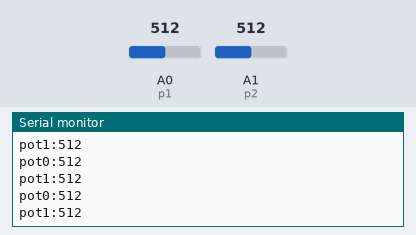
The sketch below on a simulated Arduino Uno, built with avr-gcc and run on an emulated ATmega328P. Shown: the last lines printed to the serial monitor. The inputs (shaded band) are chosen by the test bench; at power-on: A0 (p1) = 512, A1 (p2) = 512.

Above: at 1.2 s.
1.3 s: A0 (p1) set to 106
At 1.8 s:
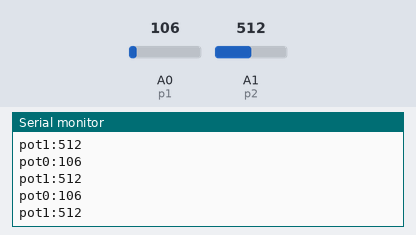
2.8 s: A0 (p1) set to 95
At 3.3 s:
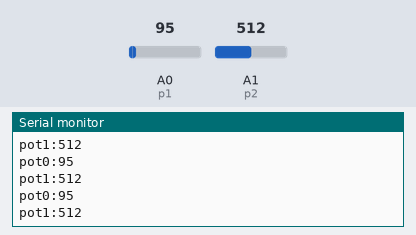
7.3 s: A1 (p2) set to 990
At 8.0 s:
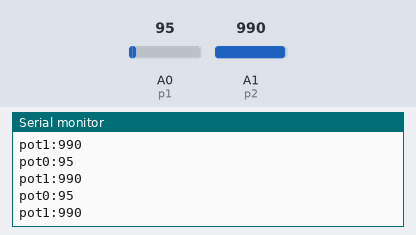
8.8 s: A1 (p2) set to 1016
At 9.3 s:
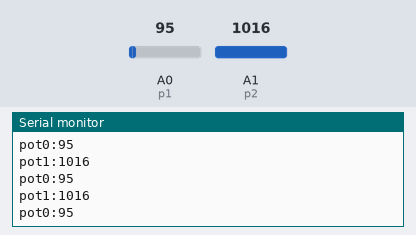
Timing chart, 0 to 11.8 s (numbered marks = the images above; inputs shaded):
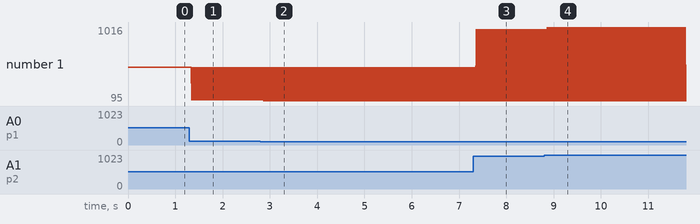

Measured:
- after the input at 1.3 s, the serial monitor: prints a new line after 0.05 s (image 1)
- after the input at 2.8 s, the serial monitor: prints a new line after 0.07 s (image 2)
- after the input at 7.3 s, the serial monitor: prints a new line after 0.07 s (image 3)
- after the input at 8.8 s, the serial monitor: prints a new line after 0.07 s (image 4)
- plotted number 1: 512 → 95 after the input at 2.8 s

The sketch:

multipot.ino
```cpp
int p1 = 0;
int p2 = 1;

void setup(){
  Serial.begin(9600);
}
void loop(){
  int v1 = analogRead(p1);
  int v2 = analogRead(p2);
  Serial.print("pot0:");
  Serial.println(v1);
  Serial.print("pot1:");
  Serial.println(v2);
  delay(15);
}
```
